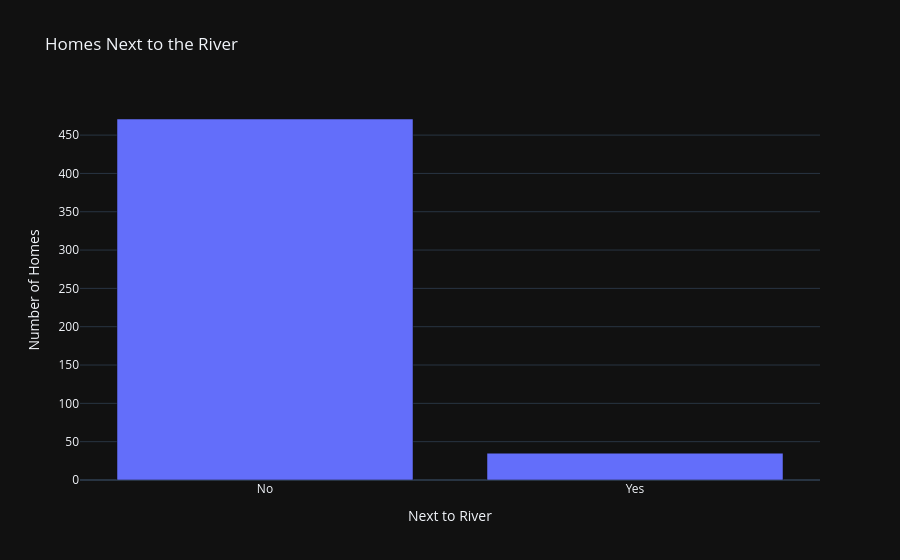

Notebook source saved alongside this figure:
### Code cell
fig = px.bar(
    x=['No', 'Yes'],
    y=chas_count.values,
    labels={'x': 'Next to River', 'y': 'Number of Homes'},
    title='Homes Next to the River'
)
fig.show()

### Figure 1 — Plotly figure (JSON) as saved in the notebook; plotly's stock layout.template omitted (floating-point values rounded to 4 significant figures)
{"data": [{"hovertemplate": "Next to River=%{x}<br>Number of Homes=%{y}<extra></extra>", "legendgroup": "", "marker": {"color": "#636efa", "pattern": {"shape": ""}}, "name": "", "orientation": "v", "showlegend": false, "textposition": "auto", "x": ["No", "Yes"], "xaxis": "x", "y": [471, 35], "yaxis": "y", "type": "bar"}], "layout": {"xaxis": {"anchor": "y", "domain": [0.0, 1.0], "title": {"text": "Next to River"}}, "yaxis": {"anchor": "x", "domain": [0.0, 1.0], "title": {"text": "Number of Homes"}}, "legend": {"tracegroupgap": 0}, "title": {"text": "Homes Next to the River"}, "barmode": "relative"}}
